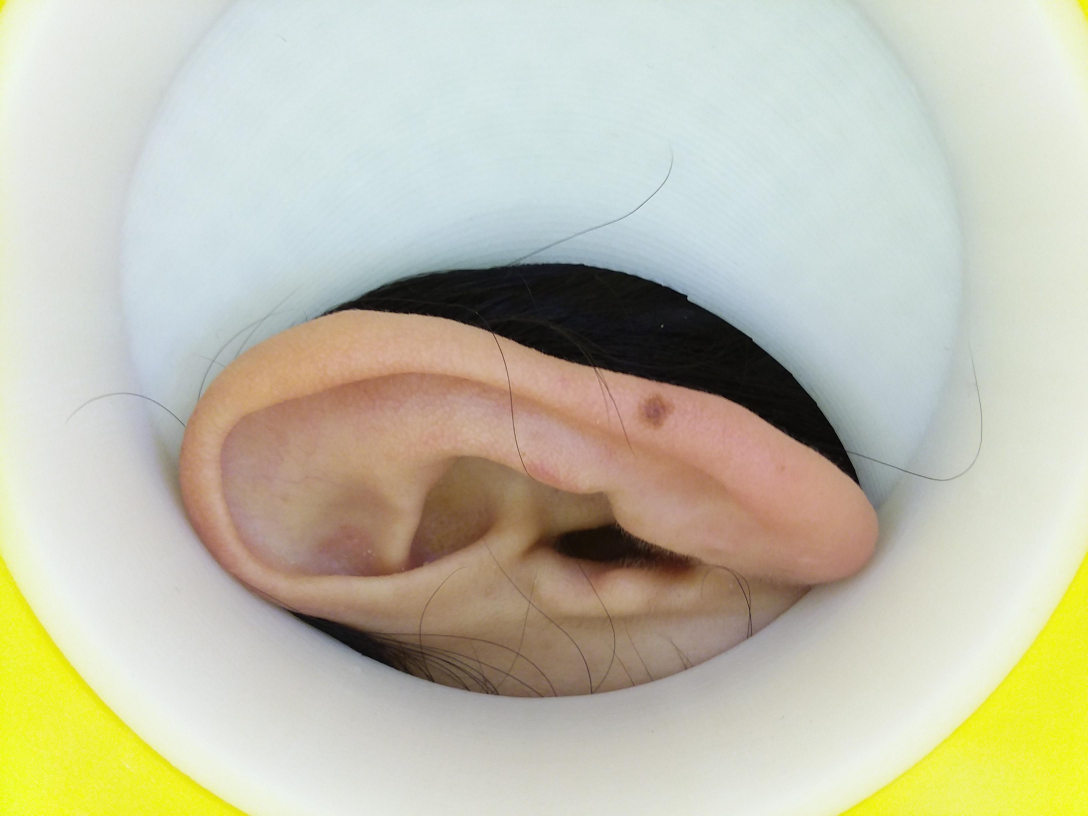
#> input picture source_image/angle_1/0.jpg, 3264 x 2448 px (shown at 1/3 size); its folder holds only this picture in this run
$ python -i pre-processing_images.py   (imports and definitions only)
#> lines starting #> are read from the running program, lines starting #| are printed output that depends on the picture
#> further down, picture is the input picture: shape (2448, 3264, 3); mean B, G, R 172.6, 192.5, 194.5

# coding: utf-8

# In[29]:


#processing image(s)
from reading_images_from_folder import *
import matplotlib.pyplot as plt

def processing_images(image,median = True, median_ksize = 5, hist_equal = True,resize = False, resize_ratio = 1):
#> called with median = True, median_ksize = 5, hist_equal = True, resize = False, resize_ratio = 1
    image = cv2.cvtColor(image,cv2.COLOR_BGR2GRAY)
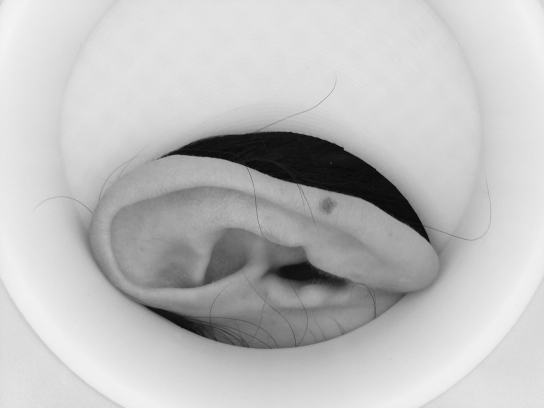
#> image: shape (2448, 3264) (shown at 1/6 size); min 0, max 246, mean 190.8
    if(median):
        image = cv2.medianBlur(image,median_ksize)
    if(resize):
        image = resize_image(image,resize_ratio)
    if(hist_equal):
        image = cv2.equalizeHist(image)
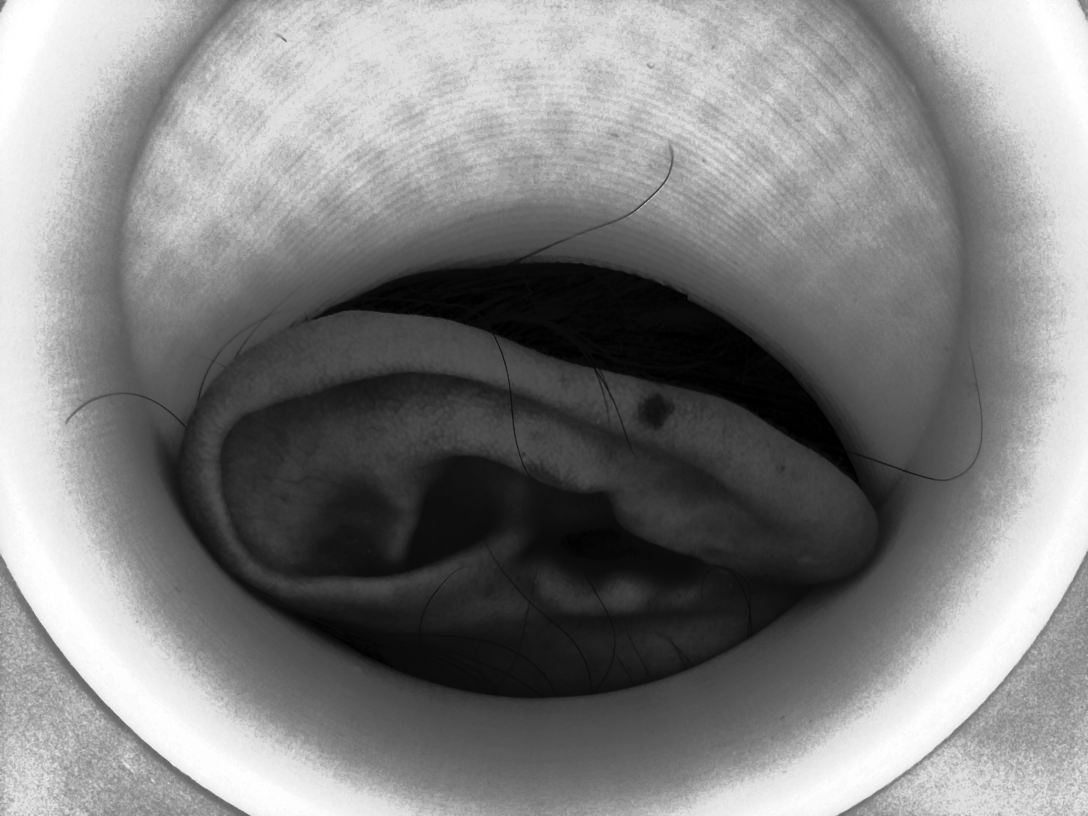
#> image: shape (2448, 3264) (shown at 1/3 size); min 0, max 255, mean 129.6
    return image
# [7 lines left out: function resize_image, not called in this run]
def crop_image(image,x_left,y_top,x_right,y_bottom):
    image = image[y_top:y_bottom,x_left:x_right]
    return image

>>> import cv2
>>> picture = cv2.imread('source_image/angle_1/0.jpg')
>>> result = processing_images(picture)

$ run again, on source_image/angle_1/102.jpg
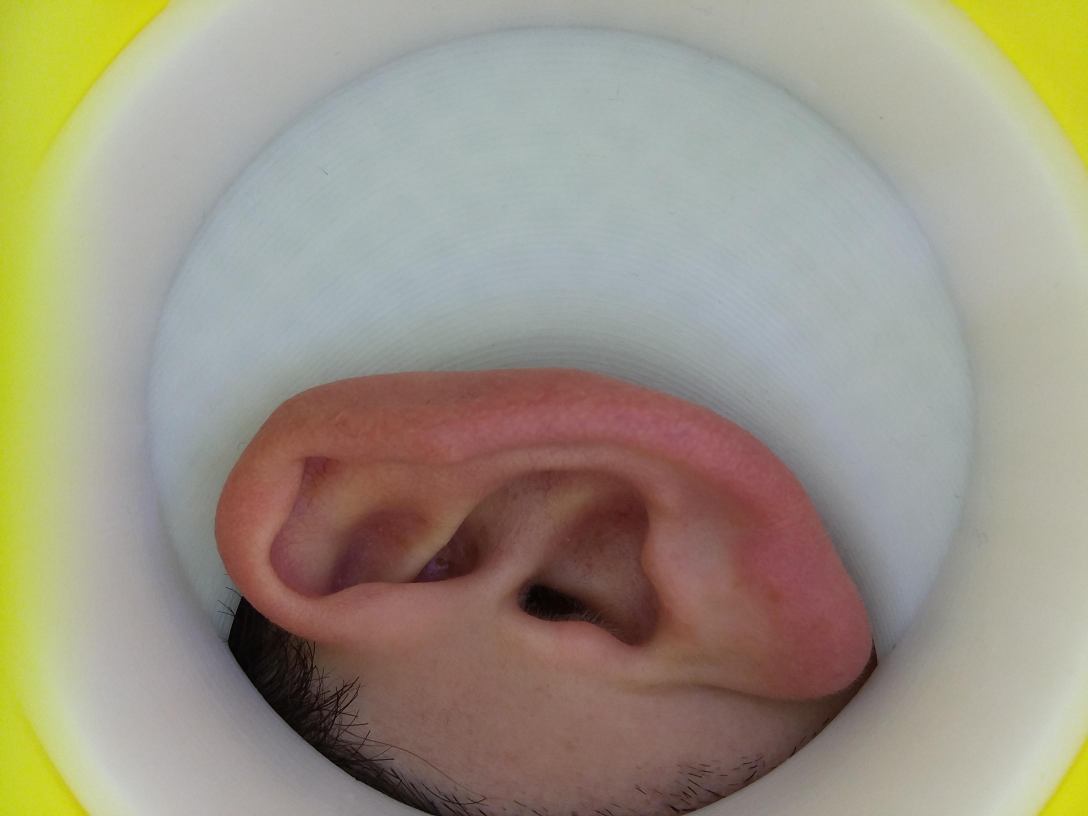
#> input picture source_image/angle_1/102.jpg, 3264 x 2448 px (shown at 1/3 size)
#> picture is the input picture: shape (2448, 3264, 3); mean B, G, R 132.5, 149, 156.5
#> in processing_images, `image = cv2.cvtColor(image,cv2.COLOR_BGR2GRAY)`:
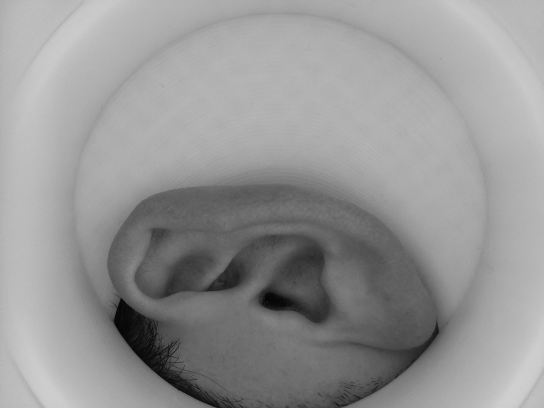
#> image: shape (2448, 3264) (shown at 1/6 size); min 0, max 212, mean 149.4
#> in processing_images, `image = cv2.equalizeHist(image)`:
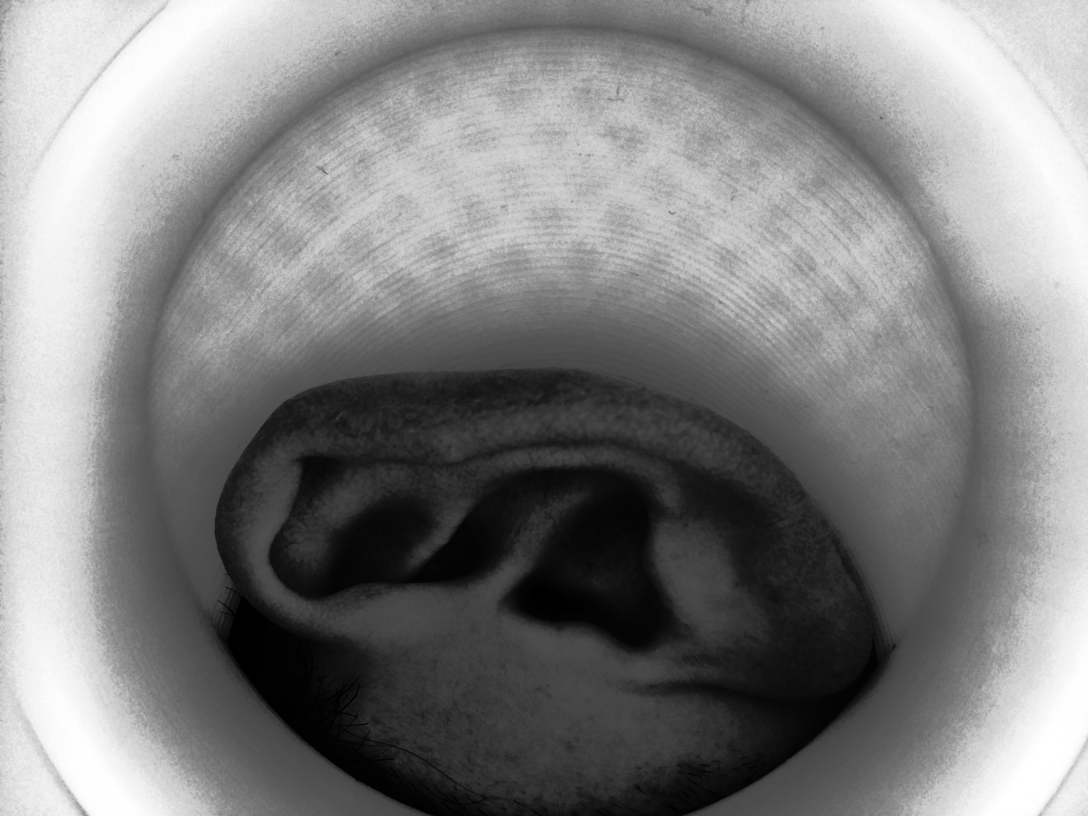
#> image: shape (2448, 3264) (shown at 1/3 size); min 0, max 255, mean 129.3

$ run again, on source_image/angle_1/119.jpg
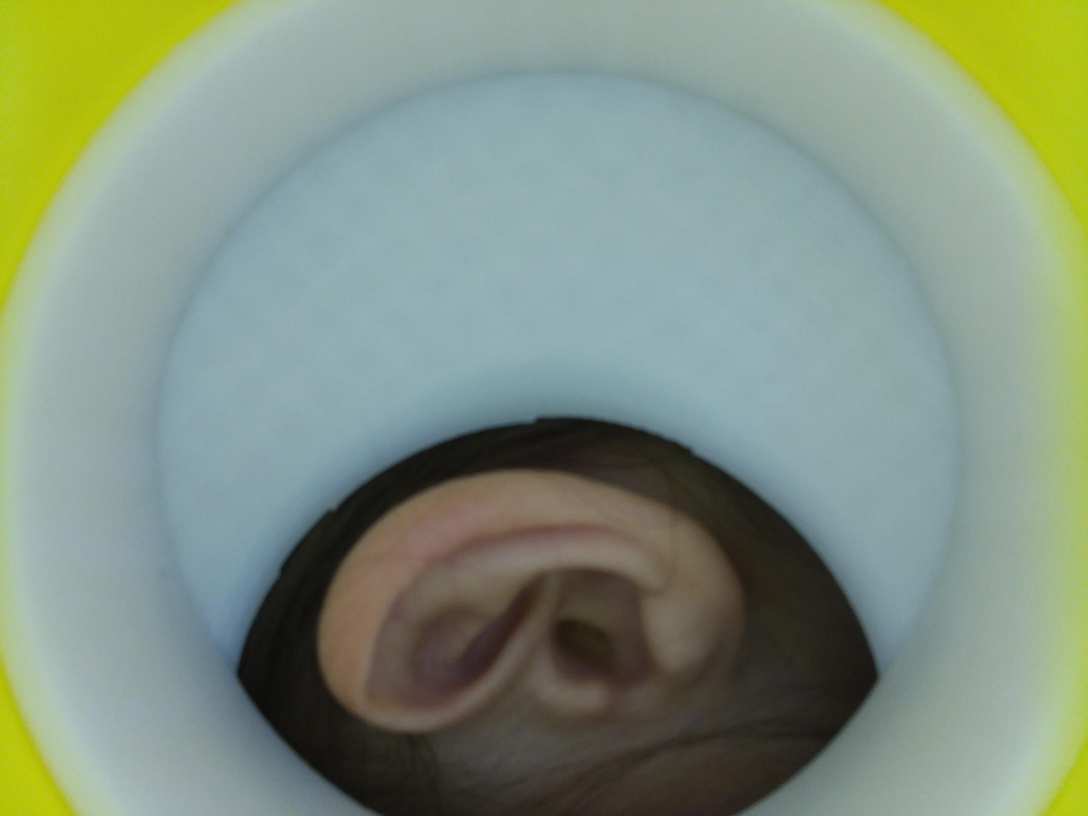
#> input picture source_image/angle_1/119.jpg, 3264 x 2448 px (shown at 1/3 size)
#> picture is the input picture: shape (2448, 3264, 3); mean B, G, R 128.5, 145.9, 130.2
#> in processing_images, `image = cv2.cvtColor(image,cv2.COLOR_BGR2GRAY)`:
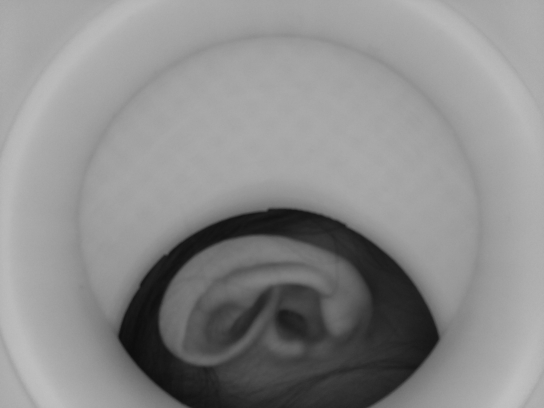
#> image: shape (2448, 3264) (shown at 1/6 size); min 10, max 196, mean 139.2
#> in processing_images, `image = cv2.equalizeHist(image)`:
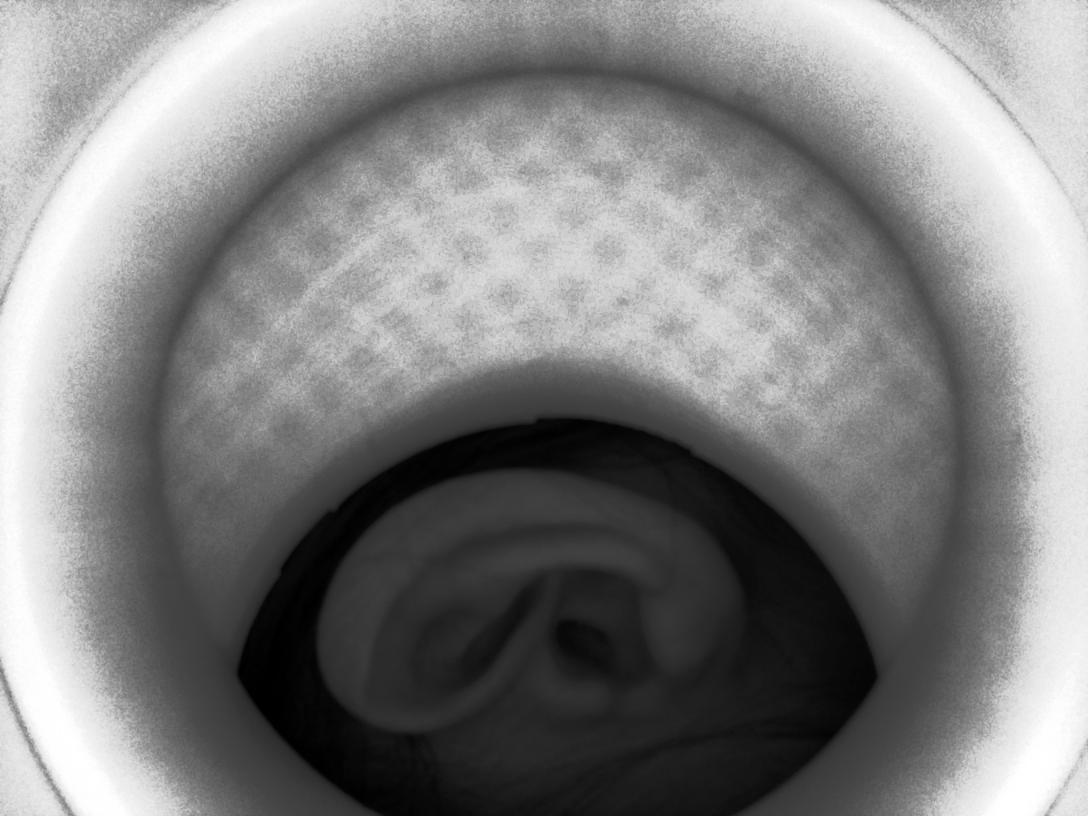
#> image: shape (2448, 3264) (shown at 1/3 size); min 0, max 255, mean 129.8
